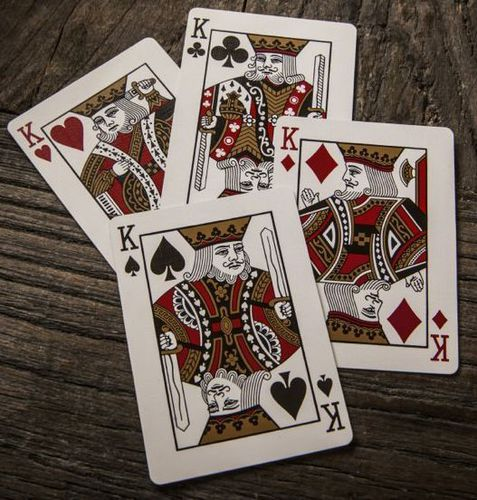
#> input picture ar/TargetImage.jpg, 477 x 500 px
$ python c.py
#> lines starting #> are read from the running program, lines starting #| are printed output that depends on the picture
import cv2
import numpy as np

imgTarget = cv2.imread('TargetImage.jpg')
#> imgTarget is the input picture: shape (500, 477, 3); mean B, G, R 88.1, 96.6, 109.6
imgWebcam = cv2.imread('webcam.jpg')
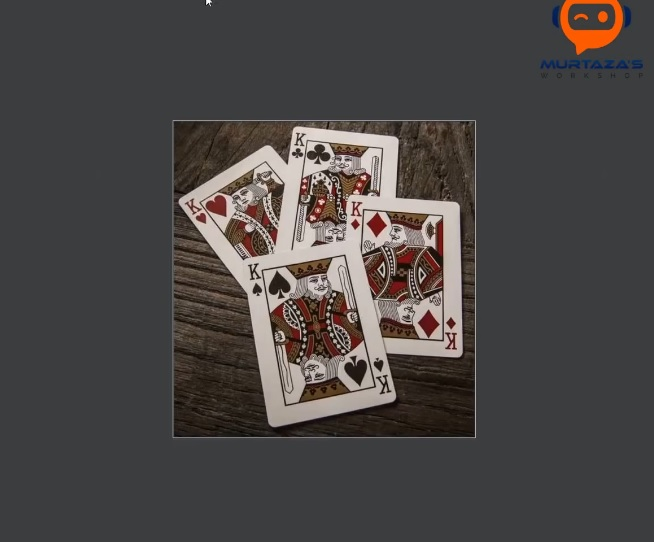
#> input picture ar/webcam.jpg, 654 x 542 px
#> imgWebcam is the input picture: shape (542, 654, 3); mean B, G, R 69.8, 70.8, 74.6
# [5 lines of commented-out code are left out]

orb = cv2.ORB_create(nfeatures=1000)
kp1, des1 = orb.detectAndCompute(imgTarget,None)
#> kp1 = 1000 keypoints; strongest (x, y, size): (251, 91, 31), (253, 90, 31), (268, 150, 31), (346, 233, 31)
kp2, des2 = orb.detectAndCompute(imgWebcam, None)
#> kp2 = 1000 keypoints; strongest (x, y, size): (355, 204, 31), (381, 269, 31), (422, 275, 31), (316, 162, 31)

imgTarget = cv2.drawKeypoints(imgTarget,kp1,None)
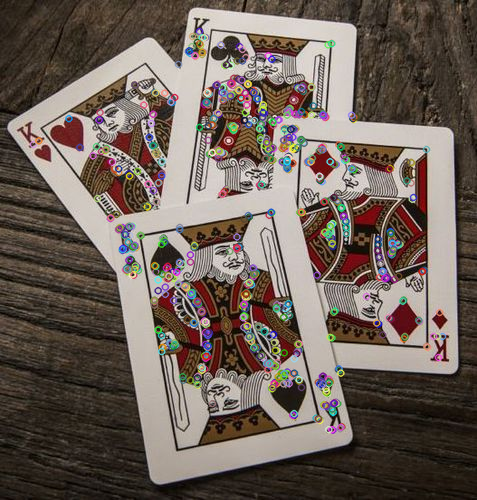
#> imgTarget: shape (500, 477, 3); mean B, G, R 89.9, 97.9, 110.1
imgWebcam = cv2.drawKeypoints(imgWebcam,kp2,None)
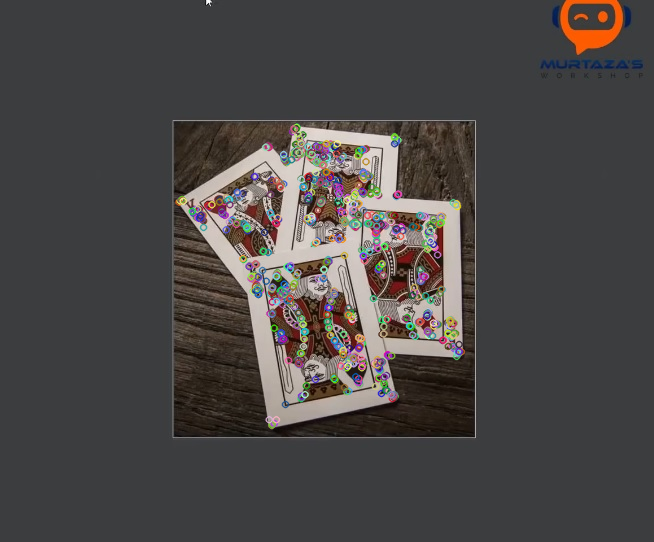
#> imgWebcam: shape (542, 654, 3); mean B, G, R 70.6, 71.5, 74.7

bf = cv2.BFMatcher()
matches = set()
if len(kp2) > 1:
    matches = bf.knnMatch(des1,des2,k=2)
#> matches = 1000 matches

#matches = bf.knnMatch(des1,des2,k=2)

good = []
for m,n in matches:
    if m.distance < 0.75 *n.distance:
        good.append(m)
#> after the loop, good = 85 matches
print(("Matches : {}").format(len(good)))
#| Matches : 85
imgFeatures = cv2.drawMatches(imgTarget,kp1,imgWebcam,kp2,good,None,flags=2)
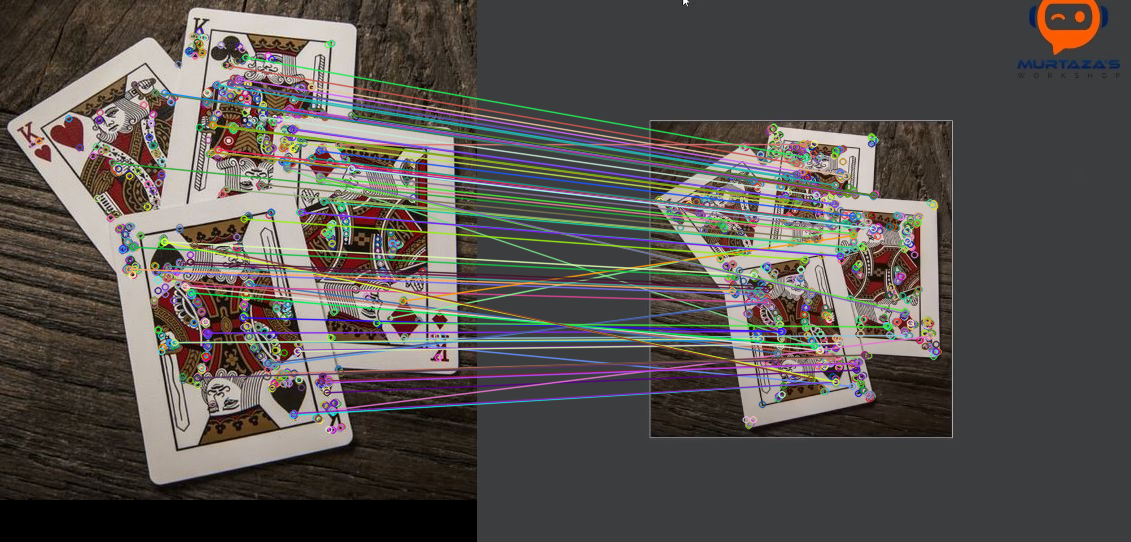
#> imgFeatures: shape (542, 1131, 3); mean B, G, R 79.5, 82.8, 87.5
#if len(good) > 20:

cv2.imshow('ImgTarget',imgTarget)
cv2.imshow('imgWebcam',imgWebcam)
cv2.imshow('imgFeatures',imgFeatures)

cv2.waitKey(0)
